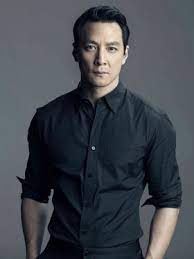
#> input picture life_photo.jpg, 194 x 259 px
$ python exp_1.py   (older library calls are emulated)
#> lines starting #> are read from the running program, lines starting #| are printed output that depends on the picture
#!/usr/bin/env python
# author = 'ZZH'
# time = 2022/4/23
# project = exp_1

import matplotlib.pyplot as plt
import numpy as np
import cv2


# 使用plt 显示opencv图片，
def matshow(title='image', image=None, mode="RGB"):
    if isinstance(image, np.ndarray):
        if len(image.shape) == 2:
            pass
        elif mode.lower() == "gray":
            # 转换opencv的颜色空间gray
            image = cv2.cvtColor(image, cv2.COLOR_BGR2GRAY)
        elif mode.lower() == "hsv":
            # 转换opencv的颜色位RGB
            image = cv2.cvtColor(image, cv2.COLOR_BGR2HSV)
        else:
            image = cv2.cvtColor(image, cv2.COLOR_BGR2RGB)
    plt.figure()
    # 使用plt载入opencv图片
    plt.imshow(image, cmap='gray')

    plt.axis('off')  # 不显示坐标轴
    plt.title(title)

    plt.show()


# 平移函数
def translate(img, x, y):
    (h, w) = img.shape[:2]

    # 定义平移矩阵
    M = np.array([[1, 0, x], [0, 1, y]], dtype=np.float)
    shifted = cv2.warpAffine(img, M, (w, h))
    return shifted


# 旋转函数
def rotate(img, angle, center=None, scale=1.0):
    (h, w) = img.shape[:2]
    if not center:
        center = (w / 2, h / 2)
    # 调用旋转计算矩阵
    M = cv2.getRotationMatrix2D(center, angle, scale)
    # 使用opencv仿射变换函数
    rotated = cv2.warpAffine(img, M, (w, h))
    return rotated


im = cv2.imread("./life_photo.jpg")
#> im is the input picture: shape (259, 194, 3); mean B, G, R 78.6, 70.8, 66.7


# matshow(image=im,mode='hsv')
#
# matshow("origin", im)
# shifted = translate(im, 0, 100)
# matshow("trans", shifted)
# rotated = rotate(im, 30, center=(20, 20))
# matshow("rotate", rotated)
#
# # 垂直镜像
# im_flip0 = cv2.flip(im, 0)
# matshow("flip0", im_flip0)
# # 水平镜像
# im_flip1 = cv2.flip(im, 1)
# matshow("flip1", im_flip1)
#
# # 缩放
# (h,w)=im.shape[:2]
# # 缩放的目标尺寸
# dst_size=(100,300)
# # 最邻近插值
# method=cv2.INTER_NEAREST
#
# # 进行缩放
# resized=cv2.resize(im,dst_size,interpolation=method)
# matshow("resize",resized)

# 定义线性灰度变化函数
# k>1时 实现灰度数值的拉伸
# 0<k<1 实现灰度数值的压缩
def linear_trans(img, k, b=0):
    # 计算灰度线性变化的映射表
#> called with k = -1, b = 255
    trans_list = [(np.float32(x) * k + b) for x in range(256)]
    trans_list = np.array(trans_list)
    trans_list[trans_list > 255] = 255
    trans_list[trans_list < 0] = 0
    trans_list = np.round(trans_list).astype(np.uint8)
    return cv2.LUT(img, trans_list)
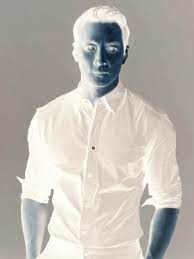
#> returned value: shape (259, 194, 3); mean of channels 0, 1, 2 176.4, 184.2, 188.3; drawn as B, G, R


im_inversion = linear_trans(im, -1, 255)  # 颜色反转 255-i
# matshow("im_inversion",im_inversion)

im_stretch = linear_trans(im, 1.2)
#> call 2 of linear_trans, with k = 1.2, b = 0
#> in linear_trans (call 2), `return cv2.LUT(img, trans_list)`:
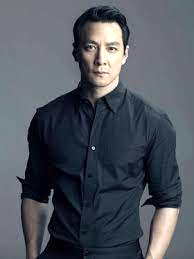
#> returned value: shape (259, 194, 3); mean of channels 0, 1, 2 94.3, 84.9, 79.7; drawn as B, G, R
# matshow("im_stretch",im_stretch)

im_compress = linear_trans(im, 0.8)
#> call 3 of linear_trans, with k = 0.8, b = 0
#> in linear_trans (call 3), `return cv2.LUT(img, trans_list)`:
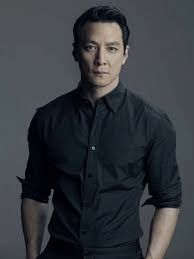
#> returned value: shape (259, 194, 3); mean of channels 0, 1, 2 62.9, 56.6, 53.3; drawn as B, G, R


# matshow("im_compress",im_compress)

def gamma_trans(img, gamma):
#> called with gamma = 0.5
    gamma_list = [np.power(x / 255, gamma) * 255.0 for x in range(256)]
    gamma_table = np.round(np.array(gamma_list)).astype(np.uint8)
    return cv2.LUT(img, gamma_table)
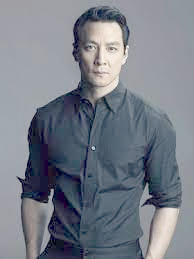
#> returned value: shape (259, 194, 3); mean of channels 0, 1, 2 135.6, 125.3, 119.3; drawn as B, G, R


# 使用gamma值为0.5的变化，实现对暗部的拉升，亮部的压缩
im_gama05 = gamma_trans(im, 0.5)
# matshow("gamma0.5",im_gama05)
# 使用gamma值为2的变化，实现对亮部的拉升，暗部的压缩
im_gama2 = gamma_trans(im, 2)
#> call 2 of gamma_trans, with gamma = 2
#> in gamma_trans (call 2), `return cv2.LUT(img, gamma_table)`:
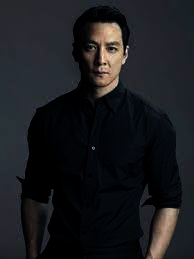
#> returned value: shape (259, 194, 3); mean of channels 0, 1, 2 30.7, 27.4, 26.5; drawn as B, G, R
# matshow("gamma2",im_gama2)

# 直方图
# plt.hist(im.ravel(),256,[0,256])
# plt.show()

# 中值滤波
im_medianblur = cv2.medianBlur(im, 5)
# matshow('media_blur',im_medianblur)

# 均值滤波
im_meanblur1 = cv2.blur(im, (3, 3))
# matshow("mean_blur_1",im_meanblur1)

# 使用均值算子和fliter2D自定义滤波
# 均值算子
mean_blur = np.ones([3, 3], np.float32) / 9
# 使用fliter2D进行滤波操作
im_meanblur2 = cv2.filter2D(im, -1, mean_blur)
# matshow("mean_blur_2",im_meanblur2)

# 高斯模糊
im_gaussianblur1 = cv2.GaussianBlur(im, (5, 5), 0)
# matshow("gaussian_blur_1",im_gaussianblur1)

# 使用高斯算子和fliter2D自定义滤波操作
gaussianblur2 = np.array([
    [1, 4, 7, 4, 1],
    [4, 16, 26, 16, 4],
    [7, 26, 41, 26, 7],
    [4, 16, 26, 16, 4],
    [1, 4, 7, 4, 1]
], np.float32) / 273
im_gaussianblur2 = cv2.filter2D(im, -1, gaussianblur2)
# matshow("gaussian_blur_2",im_gaussianblur2)

# 锐化
# 锐化算子
sharpen_1=np.array([
    [-1,-1,-1],
    [-1,9,-1],
    [-1,-1,-1]
])
# 使用filter2D进行滤波
im_sharpen1=cv2.filter2D(im,-1,sharpen_1)
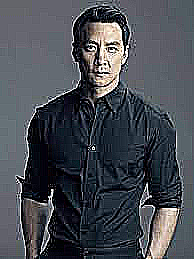
#> im_sharpen1: shape (259, 194, 3); mean B, G, R 82, 74.9, 71
# matshow("sharpen_1",im_sharpen1)

# 锐化算子2
sharpen_2=np.array([
    [0,-1,0],
    [-1,8,-1],
    [0,1,0]
])/4.0

# 使用filter2D进行滤波
im_sharpen2=cv2.filter2D(im,-1,sharpen_2)
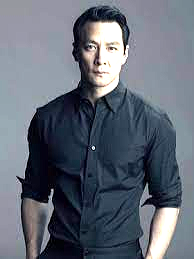
#> im_sharpen2: shape (259, 194, 3); mean B, G, R 117.2, 104.9, 97.7
# matshow("sharpen_2",im_sharpen2)
